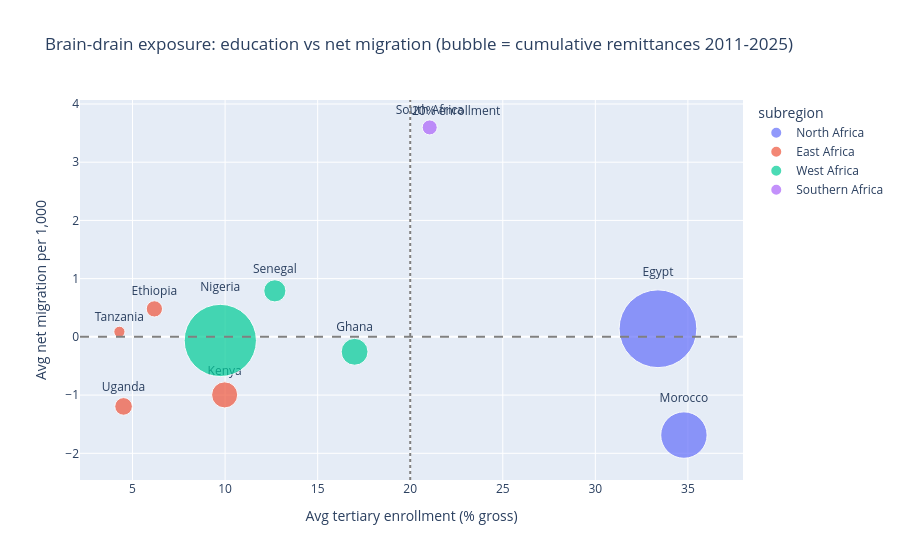

Here is the notebook cell this chart was saved with:
### Markdown cell above
## 6. Education and brain drain - tertiary enrollment vs emigration

### Code cell
agg = (panel.groupby(["country_name", "subregion"])
       .agg(tertiary_enrollment=("tertiary_enrollment", "mean"),
            emigration_rate_per_1000=("emigration_rate_per_1000", "mean"),
            net_migration_rate_per_1000=("net_migration_rate_per_1000", "mean"),
            remittances_bn=("remittances_usd", lambda s: s.sum() / 1e9),
            skilled_worker_proxy_score=("skilled_worker_proxy_score", "mean"))
       .reset_index())
fig = px.scatter(
    agg, x="tertiary_enrollment", y="net_migration_rate_per_1000", size="remittances_bn",
    color="subregion", text="country_name", size_max=55,
    hover_data={"emigration_rate_per_1000": ":.2f", "skilled_worker_proxy_score": ":.1f", "remittances_bn": ":.1f"},
    labels={"tertiary_enrollment": "Avg tertiary enrollment (% gross)",
            "net_migration_rate_per_1000": "Avg net migration per 1,000",
            "remittances_bn": "Cumulative remittances (US$ bn)"},
    title="Brain-drain exposure: education vs net migration (bubble = cumulative remittances 2011-2025)")
fig.add_hline(y=0, line_dash="dash", line_color="grey")
fig.add_vline(x=20, line_dash="dot", line_color="grey", annotation_text="20% enrollment")
fig.update_traces(textposition="top center")
fig.update_layout(height=560)
fig.show()
display(agg.sort_values("tertiary_enrollment", ascending=False).round(2))

### Figure 1 — Plotly figure (JSON) as saved in the notebook; plotly's stock layout.template omitted (floating-point values rounded to 4 significant figures)
{"data": [{"customdata": [[0.3254, 63.22, 364.9], [1.686, 77.77, 129.8]], "hovertemplate": "subregion=North Africa<br>Avg tertiary enrollment (% gross)=%{x}<br>Avg net migration per 1,000=%{y}<br>Cumulative remittances (US$ bn)=%{customdata[2]:.1f}<br>country_name=%{text}<br>emigration_rate_per_1000=%{customdata[0]:.2f}<br>skilled_worker_proxy_score=%{customdata[1]:.1f}<extra></extra>", "legendgroup": "North Africa", "marker": {"color": "#636efa", "size": [364.9, 129.8], "sizemode": "area", "sizeref": 0.1206, "symbol": "circle"}, "mode": "markers+text", "name": "North Africa", "orientation": "v", "showlegend": true, "text": ["Egypt", "Morocco"], "textposition": "top center", "type": "scatter", "x": [33.38, 34.78], "xaxis": "x", "y": [0.1395, -1.686], "yaxis": "y"}, {"customdata": [[0.01957, 3.459, 16.0], [0.9964, 24.29, 41.0], [0.5042, 7.277, 7.56], [1.952, 20.4, 18.74]], "hovertemplate": "subregion=East Africa<br>Avg tertiary enrollment (% gross)=%{x}<br>Avg net migration per 1,000=%{y}<br>Cumulative remittances (US$ bn)=%{customdata[2]:.1f}<br>country_name=%{text}<br>emigration_rate_per_1000=%{customdata[0]:.2f}<br>skilled_worker_proxy_score=%{customdata[1]:.1f}<extra></extra>", "legendgroup": "East Africa", "marker": {"color": "#EF553B", "size": [16.0, 41.0, 7.56, 18.74], "sizemode": "area", "sizeref": 0.1206, "symbol": "circle"}, "mode": "markers+text", "name": "East Africa", "orientation": "v", "showlegend": true, "text": ["Ethiopia", "Kenya", "Tanzania", "Uganda"], "textposition": "top center", "type": "scatter", "x": [6.18, 9.975, 4.291, 4.516], "xaxis": "x", "y": [0.4806, -0.9964, 0.08691, -1.194], "yaxis": "y"}, {"customdata": [[0.2746, 28.89, 43.52], [0.1818, 20.21, 314.7], [0.5568, 30.96, 29.62]], "hovertemplate": "subregion=West Africa<br>Avg tertiary enrollment (% gross)=%{x}<br>Avg net migration per 1,000=%{y}<br>Cumulative remittances (US$ bn)=%{customdata[2]:.1f}<br>country_name=%{text}<br>emigration_rate_per_1000=%{customdata[0]:.2f}<br>skilled_worker_proxy_score=%{customdata[1]:.1f}<extra></extra>", "legendgroup": "West Africa", "marker": {"color": "#00cc96", "size": [43.52, 314.7, 29.62], "sizemode": "area", "sizeref": 0.1206, "symbol": "circle"}, "mode": "markers+text", "name": "West Africa", "orientation": "v", "showlegend": true, "text": ["Ghana", "Nigeria", "Senegal"], "textposition": "top center", "type": "scatter", "x": [17.0, 9.742, 12.69], "xaxis": "x", "y": [-0.2562, -0.06179, 0.7903], "yaxis": "y"}, {"customdata": [[1.024, 23.26, 13.67]], "hovertemplate": "subregion=Southern Africa<br>Avg tertiary enrollment (% gross)=%{x}<br>Avg net migration per 1,000=%{y}<br>Cumulative remittances (US$ bn)=%{customdata[2]:.1f}<br>country_name=%{text}<br>emigration_rate_per_1000=%{customdata[0]:.2f}<br>skilled_worker_proxy_score=%{customdata[1]:.1f}<extra></extra>", "legendgroup": "Southern Africa", "marker": {"color": "#ab63fa", "size": [13.67], "sizemode": "area", "sizeref": 0.1206, "symbol": "circle"}, "mode": "markers+text", "name": "Southern Africa", "orientation": "v", "showlegend": true, "text": ["South Africa"], "textposition": "top center", "type": "scatter", "x": [21.05], "xaxis": "x", "y": [3.597], "yaxis": "y"}], "layout": {"annotations": [{"showarrow": false, "text": "20% enrollment", "x": 20, "xanchor": "left", "xref": "x", "y": 1, "yanchor": "top", "yref": "y domain"}], "height": 560, "legend": {"itemsizing": "constant", "title": {"text": "subregion"}, "tracegroupgap": 0}, "shapes": [{"line": {"color": "grey", "dash": "dash"}, "type": "line", "x0": 0, "x1": 1, "xref": "x domain", "y0": 0, "y1": 0, "yref": "y"}, {"line": {"color": "grey", "dash": "dot"}, "type": "line", "x0": 20, "x1": 20, "xref": "x", "y0": 0, "y1": 1, "yref": "y domain"}], "title": {"text": "Brain-drain exposure: education vs net migration (bubble = cumulative remittances 2011-2025)"}, "xaxis": {"anchor": "y", "domain": [0.0, 1.0], "title": {"text": "Avg tertiary enrollment (% gross)"}}, "yaxis": {"anchor": "x", "domain": [0.0, 1.0], "title": {"text": "Avg net migration per 1,000"}}}}
